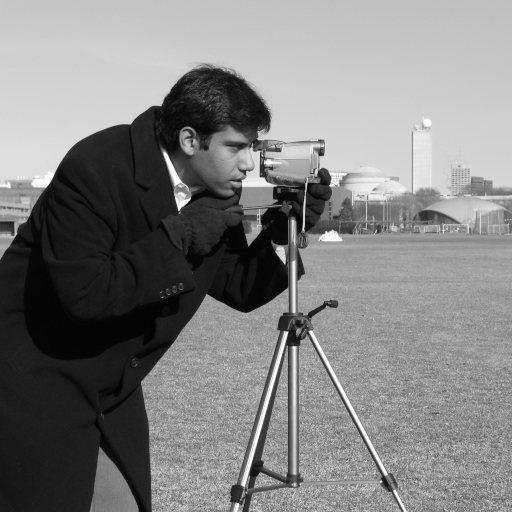
#> input picture skimage.data.camera(), 512 x 512 px
$ jupyter execute Lab7_Image_Segmentation_Feature_Extraction.ipynb   (shell and % lines are left out)
#> lines starting #> are read from the running program, lines starting #| are printed output that depends on the picture; after the words box and inside, x2 and y2 are one past the last pixel; in counts of white or black regions, pixels touching at a corner belong together
# Lab 7 — Image Segmentation and Feature Extraction
**Course:** ARTI407 – Image Processing
**College of Computer Science and Information Technology**
**Imam Abdulrahman Bin Faisal University**

This notebook contains:
1. The two examples from the lab manual (Canny Edge Detection, Harris Corner Detection).
2. The assessment task (Otsu's thresholding).

## Setup — Import libraries

[cell 1]
import cv2
import numpy as np
import matplotlib.pyplot as plt
from skimage import data   # provides sample images (camera, checkerboard, coins, ...)

# Make plots show inside the notebook

## Task 1 — Canny Edge Detection

An **edge** is where brightness changes sharply. Canny finds edges in 5 steps: Gaussian blur → gradients → non-maximum suppression (thin the edges) → double thresholding → hysteresis (keep weak edges only if they connect to strong ones).

`cv2.Canny(img, T_low, T_high)`:
- `T_low` = lower threshold (weak edges)
- `T_high` = upper threshold (strong edges)
- Rule of thumb: `T_high ≈ 2×T_low` or `3×T_low`.

[cell 2]
# --- Code from the lab manual ---
img = data.camera()
#> img is the input picture: shape (512, 512); min 0, max 255, mean 129.1

edges = cv2.Canny(img, 100, 200)
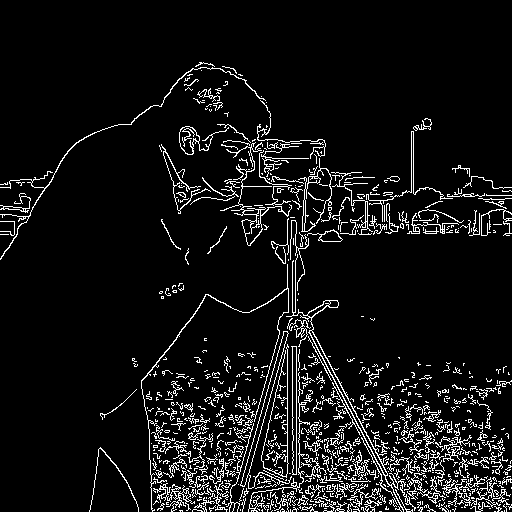
#> edges: shape (512, 512); 7.5% white in thin lines or dots, all inside (x1, y1, x2, y2) = (0, 62, 512, 512)

plt.subplot(121), plt.imshow(img, cmap='gray')
plt.title('Original Image'), plt.xticks([]), plt.yticks([])
plt.subplot(122), plt.imshow(edges, cmap='gray')
plt.title('Edge Image'), plt.xticks([]), plt.yticks([])
plt.show()
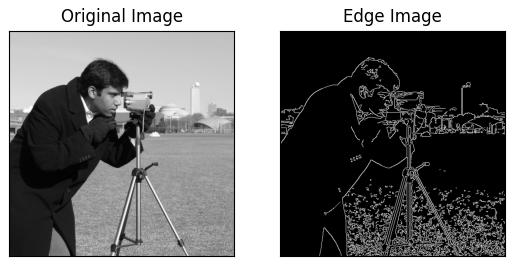
#> figure drawn by matplotlib, 2 panels

## Task 2 — Harris Corner Detection

A **corner** is a point where the image changes in *two* different directions, which makes corners highly distinctive.

- Large positive `R` → corner
- Large negative `R` → edge
- Small `R` → flat region

Parameters: `blockSize` (window size), `ksize` (Sobel kernel size), `k` (sensitivity, typically 0.04–0.06).

> **Note:** OpenCV uses BGR order, so `(0, 0, 255)` is red.

[cell 3]
# --- Code from the lab manual ---
board = data.checkerboard()
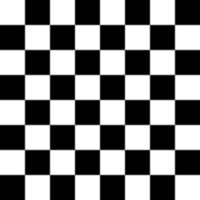
#> input picture skimage.data.checkerboard(), 200 x 200 px
#> board is the input picture: shape (200, 200); min 0, max 255, mean 127.5
image = cv2.cvtColor(board, cv2.COLOR_GRAY2BGR)
image = cv2.resize(image, (400, 400), interpolation=cv2.INTER_NEAREST)
#> image: shape (400, 400, 3)

# Convert to grayscale
gray = cv2.cvtColor(image, cv2.COLOR_BGR2GRAY)
gray = np.float32(gray)

# Harris Corner Detection
harris = cv2.cornerHarris(gray, blockSize=2, ksize=3, k=0.04)
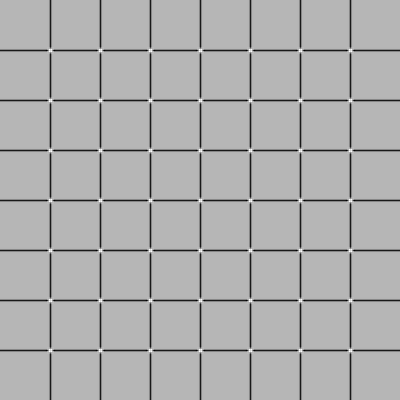
#> harris: shape (400, 400) float32; min -26679900, max 10662178, mean -1176678.1; drawn with min black and max white

# Threshold for detecting strong corners
threshold = 0.01 * harris.max()
#> threshold = 106621.8
corner_coords = np.argwhere(harris > threshold)
#> corner_coords = 1225 pairs, first value 47 to 353, second value 47 to 353

# Draw larger red dots (radius = 7)
for y, x in corner_coords:
    cv2.circle(image, (x, y), radius=7, color=(0, 0, 255), thickness=-1)  # -1 = filled
#> this loop made 1225 passes
#> (y, x) on passes 1 to 3: (47, 47), (47, 48), (47, 52)
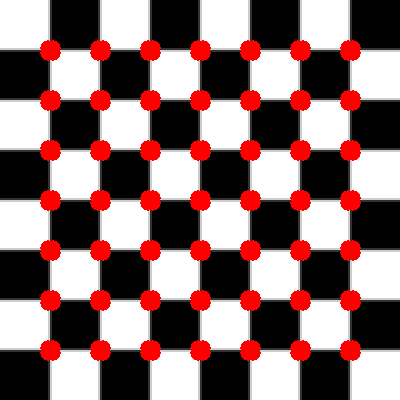
#> image: shape (400, 400, 3); mean B, G, R 113.7, 113.7, 141.3

# Display
plt.imshow(cv2.cvtColor(image, cv2.COLOR_BGR2RGB))
plt.title('Harris Corners with Bigger Red Dots')
plt.axis('off')
plt.show()

## Q1 — Otsu's Thresholding (Assessment Task)
Otsu picks `T` **automatically** by maximizing the between-class variance — assumes the histogram has two peaks (foreground + background).

show the original image, its histogram, and the thresholded image.

[cell 4]
# load a grayscale image
img = cv2.imread("cat.jpg", cv2.IMREAD_GRAYSCALE)
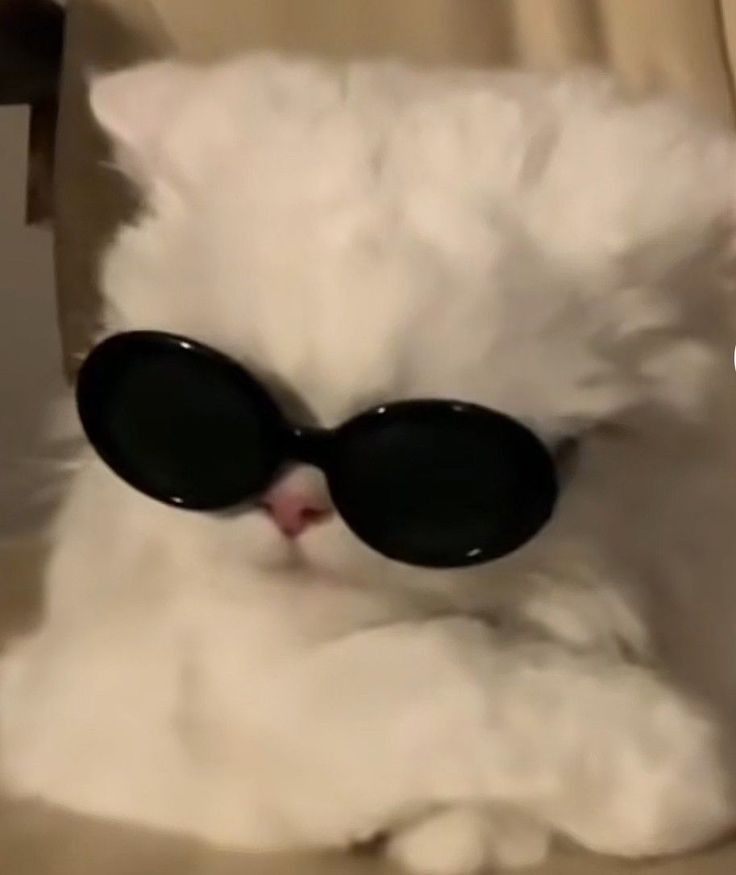
#> input picture lab7/cat.jpg, 736 x 875 px
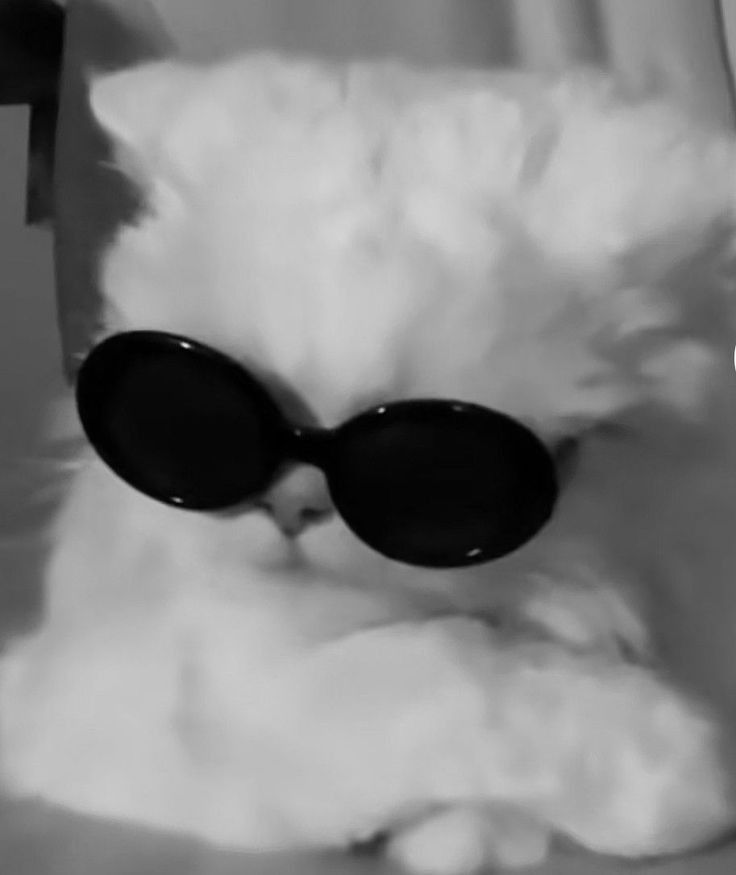
#> img: shape (875, 736); min 0, max 252, mean 132.9
blur = cv2.GaussianBlur(img, (5, 5), 0)

# Otsu's thresholding
T, otsu = cv2.threshold(blur, 0, 255, cv2.THRESH_BINARY + cv2.THRESH_OTSU)
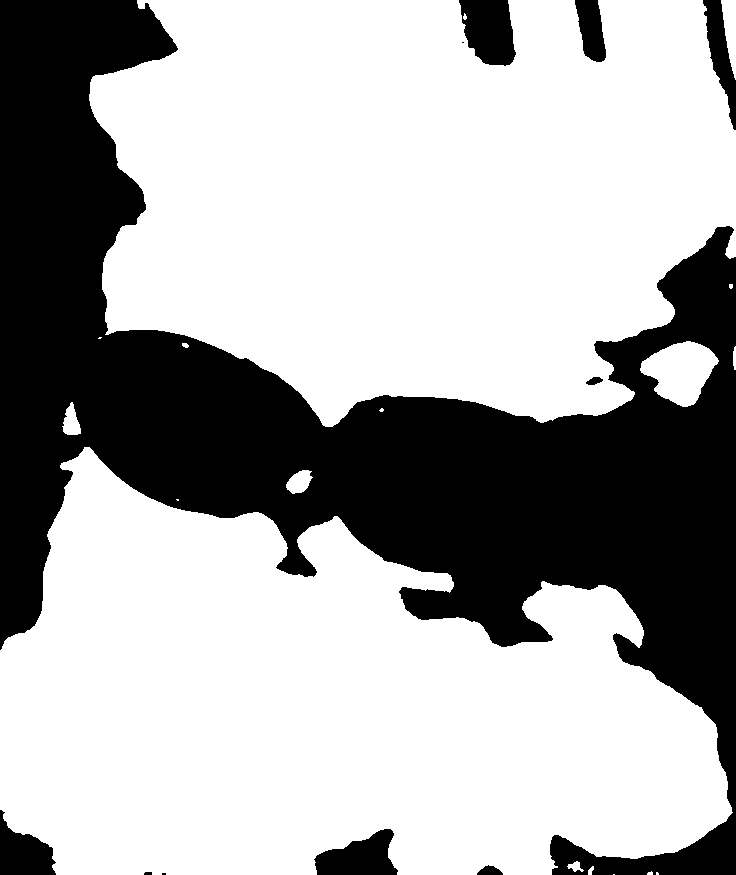
#> otsu: shape (875, 736); 67.1% white; 11 black regions (2 under 20 px), largest, box (x1, y1, x2, y2) and area: (0, 0, 736, 875) 200911, (459, 0, 516, 66) 2866, (314, 829, 398, 875) 2490
#> T = 114
print(f"Otsu's automatic threshold T = {T}")
#| Otsu's automatic threshold T = 114.0

# display
plt.figure(figsize=(14, 4))

plt.subplot(131)
plt.imshow(img, cmap='gray'), plt.title('Original Image'), plt.axis('off')

plt.subplot(132)
plt.hist(img.ravel(), bins=256, range=(0, 256), color='gray')
plt.axvline(T, color='red', linestyle='--', label=f'Otsu T = {T:.0f}')
plt.title('Histogram'), plt.xlabel('Pixel intensity'), plt.ylabel('Count'), plt.legend()

plt.subplot(133)
plt.imshow(otsu, cmap='gray'), plt.title("Otsu's Thresholded Image"), plt.axis('off')

plt.tight_layout()
plt.show()
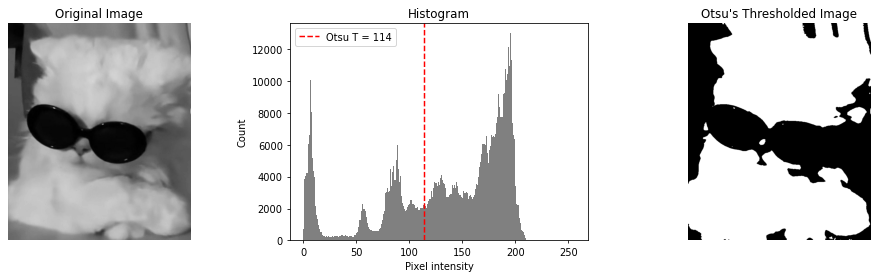
#> figure drawn by matplotlib, 3 panels; panel 2: tallest bar 13018 high, from x = 195 to 196
